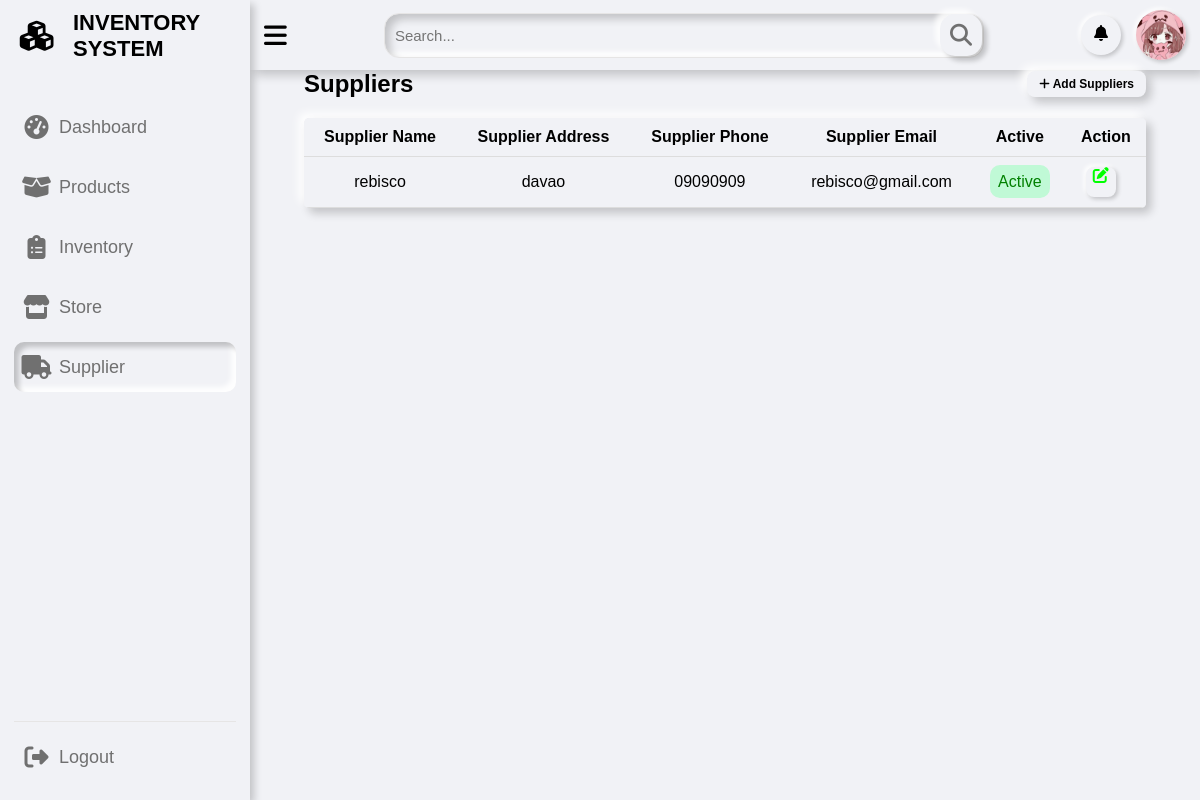
Before: /pages/supplier.php (signed in) with the older database file.
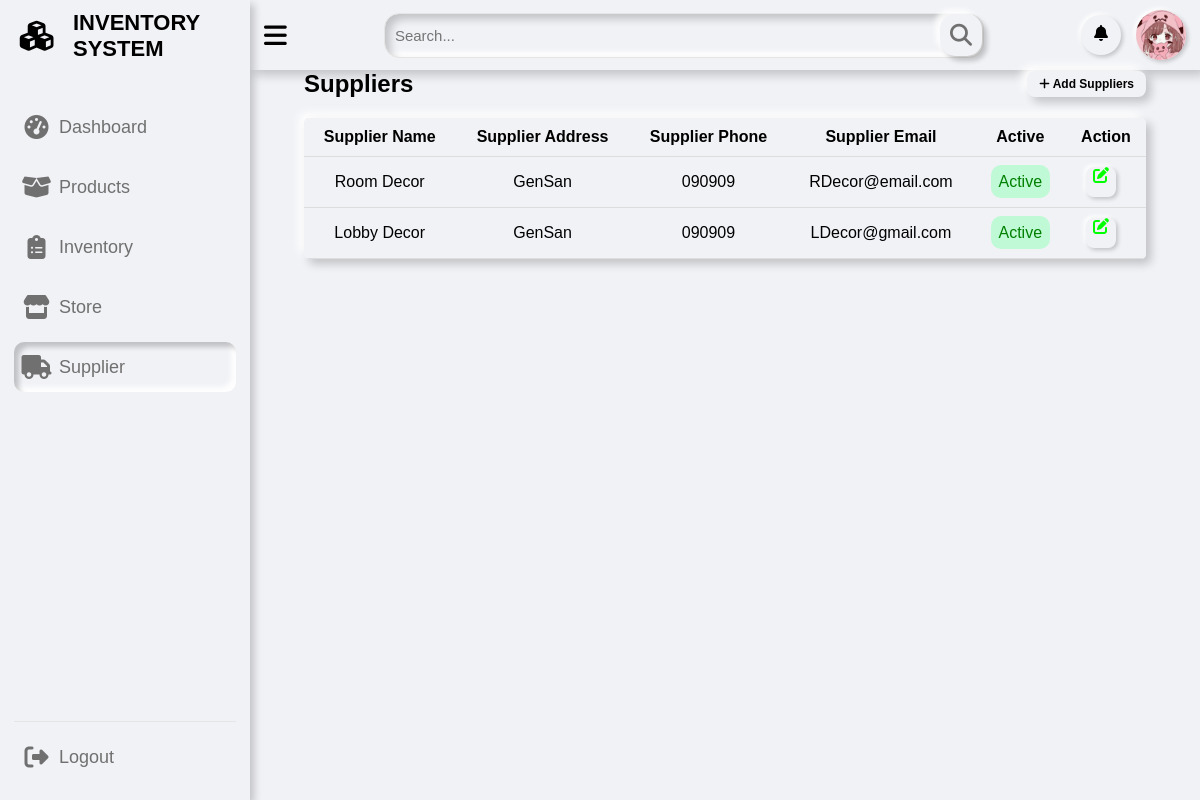
After: the same page with the newer database file.
### tables this page shows
CREATE TABLE `supplier` (
  `supplier_id` int(11) NOT NULL,
  `user_id` int(11) DEFAULT NULL,
  `supplier_name` varchar(255) DEFAULT NULL,
  `supplier_phone` varchar(255) DEFAULT NULL,
  `supplier_address` varchar(255) DEFAULT NULL,
  `supplier_email` varchar(255) NOT NULL,
  `is_active` tinyint(1) NOT NULL DEFAULT 1
);

### pages/supplier.php (the view, shortened to what this page needs)
<?php
if (isset($_SESSION['id']) && isset($_SESSION['username']) && $_SESSION['role'] === 'admin') {
?>
  <?php
  include "../includes/sidebar.php";
  include "../includes/topbar.php";
  ?>
  <div class="dash-content">
    <h2>
      Suppliers
      <span class="popup-icon" onclick="openPopup()">
        <i class="fas fa-plus"></i> Add Suppliers
      </span>
    </h2>
    <?php
    $sql = "SELECT * FROM supplier";
    $stmt = $pdo->query($sql);
    if ($stmt->rowCount() > 0) {
      echo "<table class='product-table'>";
      echo "<thead><tr><th>Supplier Name</th><th>Supplier Address</th><th>Supplier Phone</th><th>Supplier Email</th><th>Active</th><th>Action</th></tr></thead>";
      echo "<tbody>";
      while ($row = $stmt->fetch(PDO::FETCH_ASSOC)) {
        echo "<tr>";
        echo "<td>" . $row['supplier_name'] . "</td>";
        echo "<td>" . $row['supplier_address'] . "</td>";
        echo "<td>" . $row['supplier_phone'] . "</td>";
        echo "<td>" . $row['supplier_email'] . "</td>";
        echo "<td> <span class='" . ($row['is_active'] == 1 ? 'row_active' : 'row_inactive') . "'>" . $row['is_active'] . "</span> </td>";
        echo "<td>";
        echo "<a href='#' onclick='openEditSupplierPopup(" . json_encode($row) . ")' class='edit'><i class='fas fa-edit'></i></a>";
        echo "</td>";
        echo "</tr>";
      }
      echo "</tbody>";
      echo "</table>";
    } else {
      echo "No suppliers found.";
    }
    ?>
    <?php
    include "../includes/footbar.php";
    ?>
  <?php
} else {
  header("Location: ../index.php?error=Access Error");
  exit();
}
  ?>

Changed rows visible on the page:
removed supplier: supplier_name "rebisco", supplier_address "davao", supplier_phone "09090909", supplier_email "rebisco@gmail.com"
added supplier: supplier_name "Room Decor", supplier_address "GenSan", supplier_phone "090909", supplier_email "RDecor@email.com"
added supplier: supplier_name "Lobby Decor", supplier_address "GenSan", supplier_phone "090909", supplier_email "LDecor@gmail.com"
